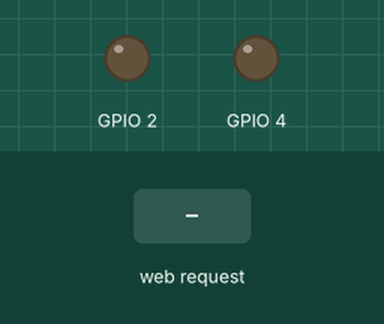
The sketch below on a simulated ESP8266 (NodeMCU). Parts: output pins drawn as LEDs (lit = HIGH). The inputs (shaded band) are chosen by the test bench. What the sketch prints to the serial monitor is not drawn.

Above: at 2.2 s.
2.3 s: HTTP request GET /on1 received
At 3.5 s:
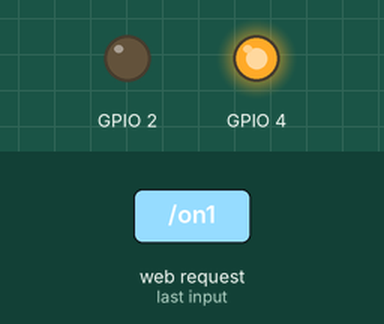
3.8 s: HTTP request GET /on2 received
At 4.7 s:
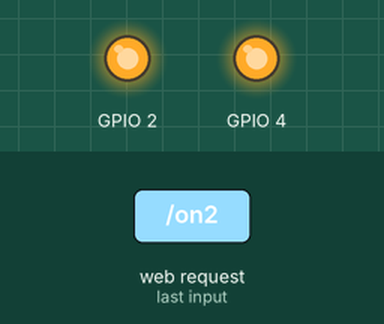
5.3 s: HTTP request GET /off1 received
At 5.9 s:
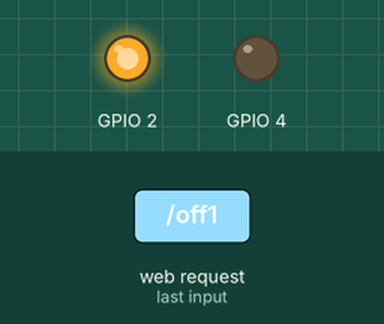
6.8 s: HTTP request GET /off2 received
At 8.2 s:
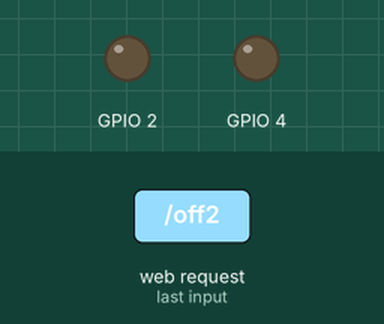
Timing chart, 0 to 9.3 s (numbered marks = the images above; inputs shaded):
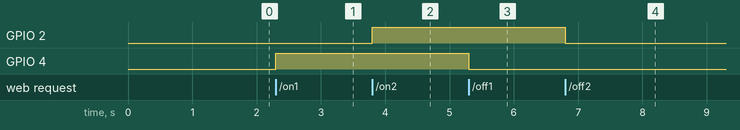

The sketch:

Assignment_2_-_LED_control.ino
```cpp
#include <ESP8266WiFi.h>
#include <WiFiClient.h>
#include <ESP8266WebServer.h>

/* Set these to your desired credentials. */
const char *ssid = "Kush";
const char *password = "";

ESP8266WebServer server(80);

/* Just a little test message.  Go to http://192.168.4.1 in a web browser
 * connected to this access point to see it.
 */
void handleRoot() {
	server.send(200, "text/html", "<h1>You are connected</h1> <form action=\"/on1\"> <input type=\"submit\" value=\"led 1 On\" /></form>  <form action=\"/off1\"> <input type=\"submit\" value=\"led 1 Off\" /></form> <form action=\"/on2\"> <input type=\"submit\" value=\"led 2 On\" /></form>  <form action=\"/off2\"> <input type=\"submit\" value=\"led 2 Off\" /></form> ");
}

void setup() {
	delay(1000);
	Serial.begin(115200);
	Serial.println();
	Serial.print("Configuring access point...");
	/* You can remove the password parameter if you want the AP to be open. */
	WiFi.softAP(ssid, password);
  pinMode(4,OUTPUT);
  pinMode(2,OUTPUT);


	IPAddress myIP = WiFi.softAPIP();
	Serial.print("AP IP address: ");
	Serial.println(myIP);
	server.on("/", handleRoot);

  led1on();
  led1off();
  led2on();
  led2off();


	server.begin();
	Serial.println("HTTP server started");
}

void led1on(){
  server.on("/on1", [](){
digitalWrite(4, HIGH);
server.send(200, "text/html", "<h1>LED1 is ON</h1> <form action=\"/on1\"> <input type=\"submit\" value=\"led 1 On\" /></form>  <form action=\"/off1\"> <input type=\"submit\" value=\"led 1 Off\" /></form> <form action=\"/on2\"> <input type=\"submit\" value=\"led 2 On\" /></form>  <form action=\"/off2\"> <input type=\"submit\" value=\"led 2 Off\" /></form> ");});
}

void led1off(){
  server.on("/off1", [](){
digitalWrite(4, LOW);
server.send(200, "text/html", "<h1>LED1 is Off</h1> <form action=\"/on1\"> <input type=\"submit\" value=\"led 1 On\" /></form>  <form action=\"/off1\"> <input type=\"submit\" value=\"led 1 Off\" /></form> <form action=\"/on2\"> <input type=\"submit\" value=\"led 2 On\" /></form>  <form action=\"/off2\"> <input type=\"submit\" value=\"led 2 Off\" /></form> ");
});

}


void led2on(){
  server.on("/on2", [](){
digitalWrite(2, HIGH);
server.send(200, "text/html", "<h1>LED2 is On</h1> <form action=\"/on1\"> <input type=\"submit\" value=\"led 1 On\" /></form>  <form action=\"/off1\"> <input type=\"submit\" value=\"led 1 Off\" /></form> <form action=\"/on2\"> <input type=\"submit\" value=\"led 2 On\" /></form>  <form action=\"/off2\"> <input type=\"submit\" value=\"led 2 Off\" /></form> ");
});

}


void led2off(){
  server.on("/off2", [](){
digitalWrite(2, LOW);
server.send(200, "text/html", "<h1>LED2 is Off</h1> <form action=\"/on1\"> <input type=\"submit\" value=\"led 1 On\" /></form>  <form action=\"/off1\"> <input type=\"submit\" value=\"led 1 Off\" /></form> <form action=\"/on2\"> <input type=\"submit\" value=\"led 2 On\" /></form>  <form action=\"/off2\"> <input type=\"submit\" value=\"led 2 Off\" /></form> ");
});

}


void loop() {
	server.handleClient();
}
```

Measured:
- after the input at 2.3 s, GPIO 4: LOW → HIGH at once
- after the input at 3.8 s, GPIO 2: LOW → HIGH at once
- after the input at 5.3 s, GPIO 4: HIGH → LOW at once
- after the input at 6.8 s, GPIO 2: HIGH → LOW at once
